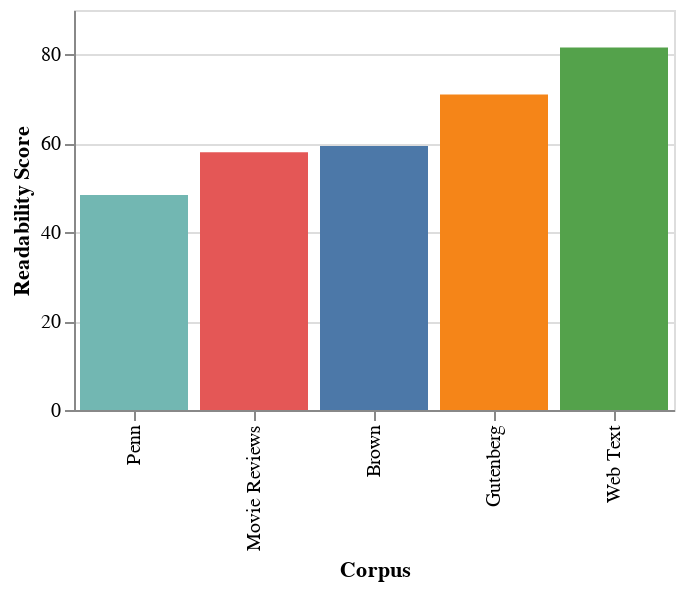

The code cell stored with this chart in its notebook:
### Code cell
alt.Chart(df).mark_bar().encode(
    x = alt.X('corpus',sort='y', title = "Corpus"),
    y = alt.Y('readibility_score', title = "Readability Score"),
    color = alt.Color('corpus', legend=None)
).properties(
    width=300,
    height=200
)

### Figure 1 — Vega-Lite specification as saved in the notebook (floating-point values rounded to 4 significant figures)
{"config": {"view": {"continuousWidth": 400, "continuousHeight": 300}}, "data": {"name": "data-e11cb6b6affc54449ddd9f78db252dd6"}, "mark": "bar", "encoding": {"color": {"type": "nominal", "field": "corpus", "legend": null}, "x": {"type": "nominal", "field": "corpus", "sort": "y", "title": "Corpus"}, "y": {"type": "quantitative", "field": "readibility_score", "title": "Readability Score"}}, "height": 200, "width": 300, "$schema": "https://vega.github.io/schema/vega-lite/v4.8.1.json", "datasets": {"data-e11cb6b6affc54449ddd9f78db252dd6": [{"corpus": "Penn", "readibility_score": 48.36}, {"corpus": "Movie Reviews", "readibility_score": 57.99}, {"corpus": "Brown", "readibility_score": 59.42}, {"corpus": "Gutenberg", "readibility_score": 70.96}, {"corpus": "Web Text", "readibility_score": 81.57}]}}
